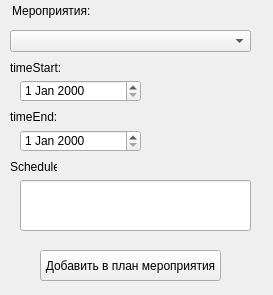
<?xml version="1.0" encoding="UTF-8"?>
<ui version="4.0">
 <class>addplan</class>
 <widget class="QWidget" name="addplan">
  <property name="geometry">
   <rect>
    <x>0</x>
    <y>0</y>
    <width>273</width>
    <height>295</height>
   </rect>
  </property>
  <property name="windowTitle">
   <string>Form</string>
  </property>
  <widget class="QLabel" name="label">
   <property name="geometry">
    <rect>
     <x>12</x>
     <y>0</y>
     <width>301</width>
     <height>21</height>
    </rect>
   </property>
   <property name="text">
    <string>Мероприятия:</string>
   </property>
  </widget>
  <widget class="QComboBox" name="comboBox">
   <property name="geometry">
    <rect>
     <x>10</x>
     <y>30</y>
     <width>241</width>
     <height>22</height>
    </rect>
   </property>
  </widget>
  <widget class="QPushButton" name="pushButton">
   <property name="geometry">
    <rect>
     <x>40</x>
     <y>250</y>
     <width>181</width>
     <height>31</height>
    </rect>
   </property>
   <property name="text">
    <string>Добавить в план мероприятия</string>
   </property>
  </widget>
  <widget class="QLabel" name="label_2">
   <property name="geometry">
    <rect>
     <x>10</x>
     <y>60</y>
     <width>61</width>
     <height>16</height>
    </rect>
   </property>
   <property name="text">
    <string>timeStart:</string>
   </property>
  </widget>
  <widget class="QLabel" name="label_3">
   <property name="geometry">
    <rect>
     <x>10</x>
     <y>110</y>
     <width>47</width>
     <height>13</height>
    </rect>
   </property>
   <property name="text">
    <string>timeEnd:</string>
   </property>
  </widget>
  <widget class="QLabel" name="label_4">
   <property name="geometry">
    <rect>
     <x>10</x>
     <y>160</y>
     <width>47</width>
     <height>13</height>
    </rect>
   </property>
   <property name="text">
    <string>Schedule:</string>
   </property>
  </widget>
  <widget class="QDateEdit" name="dateEdit">
   <property name="geometry">
    <rect>
     <x>20</x>
     <y>80</y>
     <width>121</width>
     <height>22</height>
    </rect>
   </property>
  </widget>
  <widget class="QDateEdit" name="dateEdit_2">
   <property name="geometry">
    <rect>
     <x>20</x>
     <y>130</y>
     <width>121</width>
     <height>22</height>
    </rect>
   </property>
  </widget>
  <widget class="QLineEdit" name="lineEdit">
   <property name="geometry">
    <rect>
     <x>20</x>
     <y>180</y>
     <width>231</width>
     <height>51</height>
    </rect>
   </property>
  </widget>
 </widget>
 <resources/>
 <connections/>
</ui>
